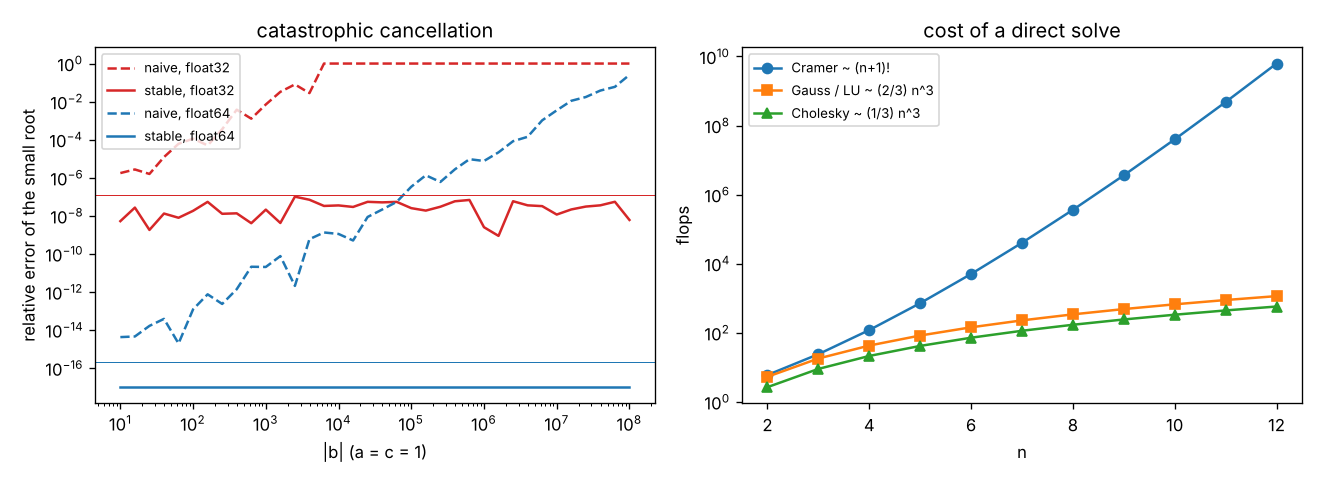

Source code (Python):
"""
direct_solvers.py  --  Lecture 4: numerical stability and direct solvers for Ax = b.

  1. Catastrophic cancellation in the quadratic formula (float32 / float64), the stable formula
  2. Iterative root finding: bisection vs Newton, stopping criteria
  3. Cramer's rule (Leibniz determinant) vs Gaussian elimination: cost and accuracy
  4. Why pivoting: a tiny pivot epsilon, naive vs partial vs full pivoting
  5. PA = LU written from scratch, compared with scipy.linalg.lu_factor; multiple right-hand sides
  6. Determinant via LU (and log-determinant to avoid overflow); inverse via LU
  7. Cholesky from scratch; correlated Gaussian samples Y = mu + L Z
  8. Thomas algorithm for tridiagonal systems: O(n)

Run:  python direct_solvers.py          Figure: direct_solvers.png
"""
import itertools
import math
import time
import numpy as np
import scipy.linalg as la
import matplotlib
matplotlib.use("Agg")
import matplotlib.pyplot as plt

rng = np.random.default_rng(1)

# ---------------------------------------------------------------- 1. quadratic cancellation
print("1. roots of x^2 + b x + 1 = 0: relative error of the small root")
print(f"{'b':>8} {'naive f32':>11} {'stable f32':>11} {'naive f64':>11} {'stable f64':>11}")
bs = np.logspace(1, 8, 36)
errs = {k: [] for k in ("n32", "s32", "n64", "s64")}
for b in bs:
    b = -b
    exact = 1.0 / (-b / 2 + math.sqrt(b * b / 4 - 1))            # small root, computed stably in extended reasoning
    for dt, tag in ((np.float32, "32"), (np.float64, "64")):
        a_, b_, c_ = dt(1), dt(b), dt(1)
        disc = np.sqrt(b_ * b_ - dt(4) * a_ * c_)
        naive = (-b_ - disc) / (dt(2) * a_)                          # the root that suffers cancellation
        u = -b_ - np.sign(b_) * disc
        x1 = u / (dt(2) * a_)
        stable = c_ / (a_ * x1)
        errs["n" + tag].append(abs(float(naive) - exact) / exact)
        errs["s" + tag].append(abs(float(stable) - exact) / exact)
for i in (0, 8, 16, 24, 35):
    print(f"{bs[i]:8.1e} {errs['n32'][i]:11.2e} {errs['s32'][i]:11.2e} {errs['n64'][i]:11.2e} {errs['s64'][i]:11.2e}")
with np.errstate(over="ignore"):
    naive_c = np.sqrt(np.float64(1e200) ** 2 + np.float64(1e200) ** 2)
print("   overflow in an intermediate step, a = b = 1e200: sqrt(a^2 + b^2) =", naive_c, "; math.hypot(a, b) =", math.hypot(1e200, 1e200))

# ---------------------------------------------------------------- 2. bisection vs Newton
f = lambda x: x * x - 10 * x + 9
df = lambda x: 2 * x - 10
a, b, k = 5.0, 12.0, 0
while (b - a) / 2 > 1e-12:
    m = 0.5 * (a + b)
    a, b = (a, m) if f(a) * f(m) <= 0 else (m, b)
    k += 1
x, kn = 12.0, 0
while True:
    xn = x - f(x) / df(x); kn += 1
    if abs(xn - x) / abs(xn) < 1e-12: break
    x = xn
print(f"\n2. root x = 9 to 1e-12: bisection {k} iterations ({0.5 * (a + b):.13f}), Newton {kn} iterations ({xn:.13f})")

# ---------------------------------------------------------------- 3. Cramer vs Gaussian elimination
def det_leibniz(A):
    n = A.shape[0]; s = 0.0
    for p in itertools.permutations(range(n)):
        inv = sum(1 for i in range(n) for j in range(i + 1, n) if p[i] > p[j])
        s += (-1) ** inv * np.prod([A[i, p[i]] for i in range(n)])
    return s


def cramer(A, b):
    d = det_leibniz(A); x = np.empty(len(b))
    for i in range(len(b)):
        Ai = A.copy(); Ai[:, i] = b; x[i] = det_leibniz(Ai) / d
    return x


print("\n3. Cramer (Leibniz determinants) vs LU")
la.solve(np.eye(3), np.ones(3))                                       # warm-up: the first call loads LAPACK
for n in (3, 5, 7, 8):
    A = rng.standard_normal((n, n)); xt = rng.standard_normal(n); b = A @ xt
    t0 = time.perf_counter(); xc = cramer(A, b); tc = time.perf_counter() - t0
    t0 = time.perf_counter(); xl = la.solve(A, b); tl = time.perf_counter() - t0
    print(f"   n = {n}: Cramer {tc * 1e3:9.2f} ms (error {np.abs(xc - xt).max():.1e}),"
          f"  LU {tl * 1e3:6.3f} ms (error {np.abs(xl - xt).max():.1e});  (n+1)! = {math.factorial(n + 1):,}")
print(f"   n = 20 by Cramer would need ~ (n+1)! = {math.factorial(21):.1e} products: about {math.factorial(21) / 1e9 / 3.15e7:,.0f} years at 1 Gflop/s")


# ---------------------------------------------------------------- 4. pivoting
def gauss(A, b, pivot="partial"):
    A = A.astype(float).copy(); b = b.astype(float).copy(); n = len(b); q = np.arange(n)
    for k in range(n - 1):
        if pivot == "partial":
            p = k + np.argmax(np.abs(A[k:, k])); A[[k, p]] = A[[p, k]]; b[[k, p]] = b[[p, k]]
        elif pivot == "full":
            sub = np.abs(A[k:, k:]); p, r = np.unravel_index(np.argmax(sub), sub.shape); p += k; r += k
            A[[k, p]] = A[[p, k]]; b[[k, p]] = b[[p, k]]; A[:, [k, r]] = A[:, [r, k]]; q[[k, r]] = q[[r, k]]
        for i in range(k + 1, n):
            m = A[i, k] / A[k, k]; A[i, k:] -= m * A[k, k:]; b[i] -= m * b[k]
    x = np.zeros(n)
    for i in range(n - 1, -1, -1):
        x[i] = (b[i] - A[i, i + 1:] @ x[i + 1:]) / A[i, i]
    out = np.empty(n); out[q] = x
    return out


print("\n4. A = [[eps, 1], [1, 1]], b = [1, 2]  (exact x ~ [1, 1])")
for eps in (1e-4, 1e-8, 1e-12, 1e-16, 1e-20):
    A = np.array([[eps, 1.0], [1.0, 1.0]]); b = np.array([1.0, 2.0])
    xe = np.array([1 / (1 - eps), (1 - 2 * eps) / (1 - eps)])
    e0 = np.abs(gauss(A, b, "none") - xe).max(); e1 = np.abs(gauss(A, b, "partial") - xe).max()
    print(f"   eps = {eps:.0e}: no pivoting error {e0:.1e}, partial pivoting {e1:.1e}")
n = 60
A = rng.standard_normal((n, n)); xt = rng.standard_normal(n); b = A @ xt
for pv in ("none", "partial", "full"):
    print(f"   random 60x60, {pv:7s} pivoting: error {np.abs(gauss(A, b, pv) - xt).max():.1e}")


# ---------------------------------------------------------------- 5. PA = LU from scratch
def lu_inplace(A):
    A = A.astype(float).copy(); n = A.shape[0]; p = np.arange(n); swaps = 0
    for k in range(n - 1):
        r = k + np.argmax(np.abs(A[k:, k]))
        if A[r, k] == 0: raise np.linalg.LinAlgError("singular")
        if r != k: A[[k, r]] = A[[r, k]]; p[[k, r]] = p[[r, k]]; swaps += 1
        A[k + 1:, k] /= A[k, k]                                      # multipliers l_ik stored in place
        A[k + 1:, k + 1:] -= np.outer(A[k + 1:, k], A[k, k + 1:])    # update of the trailing submatrix
    return A, p, swaps


def lu_solve(LU, p, b):
    n = len(b); y = b[p].astype(float).copy()
    for i in range(1, n): y[i] -= LU[i, :i] @ y[:i]                 # forward, unit diagonal: no division
    x = y.copy()
    for i in range(n - 1, -1, -1): x[i] = (y[i] - LU[i, i + 1:] @ x[i + 1:]) / LU[i, i]
    return x


n = 300
A = rng.standard_normal((n, n)); LU, p, sw = lu_inplace(A)
L = np.tril(LU, -1) + np.eye(n); U = np.triu(LU)
print(f"\n5. PA = LU, n = {n}: ||PA - LU|| / ||A|| = {np.linalg.norm(A[p] - L @ U) / np.linalg.norm(A):.1e},"
      f" max |l_ik| = {np.abs(L).max():.3f} (<= 1 with partial pivoting)")
lus, piv = la.lu_factor(A)
print(f"   same U as LAPACK dgetrf: {np.abs(np.triu(lus) - U).max():.1e}")
n = 800; A = rng.standard_normal((n, n)); B = rng.standard_normal((n, 50))
t0 = time.perf_counter(); [la.solve(A, B[:, j]) for j in range(50)]; t_rep = time.perf_counter() - t0
t0 = time.perf_counter(); f_ = la.lu_factor(A); [la.lu_solve(f_, B[:, j]) for j in range(50)]; t_once = time.perf_counter() - t0
print(f"   50 right-hand sides, n = {n}: full solve each time {t_rep * 1e3:.0f} ms, factor once + 50 solves {t_once * 1e3:.0f} ms")

# ---------------------------------------------------------------- 6. determinant and inverse
A = rng.standard_normal((5, 5)); LU, p, sw = lu_inplace(A)
print(f"\n6. det via LU {(-1) ** sw * np.prod(np.diag(LU)):.10f}, numpy {np.linalg.det(A):.10f}, Leibniz {det_leibniz(A):.10f}")
A = 10 * rng.standard_normal((400, 400)); LU, p, sw = lu_inplace(A)
sign, logdet = np.linalg.slogdet(A)
with np.errstate(over="ignore"):
    prod = np.prod(np.diag(LU))
print(f"   400x400 with entries ~10: prod(diag U) = {prod} (overflow), "
      f"log|det| = sum log|u_ii| = {np.sum(np.log(np.abs(np.diag(LU)))):.4f} (numpy slogdet {logdet:.4f})")
A = rng.standard_normal((200, 200)); Ainv = la.inv(A); xt = rng.standard_normal(200); b = A @ xt
print(f"   solve vs inv(A) @ b, n = 200: error {np.abs(la.solve(A, b) - xt).max():.1e} vs {np.abs(Ainv @ b - xt).max():.1e};"
      f" ||A inv(A) - I|| = {np.abs(A @ Ainv - np.eye(200)).max():.1e}")


# ---------------------------------------------------------------- 7. Cholesky
def cholesky(A):
    A = A.astype(float).copy(); n = A.shape[0]
    for j in range(n):
        s = A[j, j] - A[j, :j] @ A[j, :j]
        if s <= 0: raise np.linalg.LinAlgError("not positive definite")
        A[j, j] = math.sqrt(s)
        A[j + 1:, j] = (A[j + 1:, j] - A[j + 1:, :j] @ A[j, :j]) / A[j, j]
    return np.tril(A)


M = rng.standard_normal((300, 300)); S = M @ M.T + 300 * np.eye(300)
L = cholesky(S)
print(f"\n7. Cholesky n = 300: ||S - L L^T|| / ||S|| = {np.linalg.norm(S - L @ L.T) / np.linalg.norm(S):.1e},"
      f" vs numpy {np.abs(L - np.linalg.cholesky(S)).max():.1e}")
n = 1500; M = rng.standard_normal((n, n)); S = M @ M.T + n * np.eye(n)
t0 = time.perf_counter(); la.lu_factor(S); t_lu = time.perf_counter() - t0
t0 = time.perf_counter(); la.cho_factor(S); t_ch = time.perf_counter() - t0
print(f"   n = {n}: LAPACK LU {t_lu * 1e3:.0f} ms, Cholesky {t_ch * 1e3:.0f} ms (theory: half the flops)")
try:
    cholesky(np.array([[1.0, 2.0], [2.0, 1.0]]))
except np.linalg.LinAlgError as e:
    print("   [[1,2],[2,1]] (eigenvalues 3, -1):", e)
Sig = np.array([[4.0, 2.4], [2.4, 2.25]]); Lc = cholesky(Sig); mu = np.array([1.0, -1.0])
Y = mu[:, None] + Lc @ rng.standard_normal((2, 200_000))
print(f"   Y = mu + L Z, 2e5 samples: sample covariance [[{np.cov(Y)[0, 0]:.3f}, {np.cov(Y)[0, 1]:.3f}], [., {np.cov(Y)[1, 1]:.3f}]]"
      " (target [[4, 2.4], [., 2.25]])")


# ---------------------------------------------------------------- 8. Thomas algorithm
def thomas(a, b, c, d):
    """a: sub-diagonal (n-1), b: diagonal (n), c: super-diagonal (n-1)."""
    n = len(b); cp = np.empty(n - 1); dp = np.empty(n)
    cp[0] = c[0] / b[0]; dp[0] = d[0] / b[0]
    for i in range(1, n):
        den = b[i] - a[i - 1] * cp[i - 1]
        if i < n - 1: cp[i] = c[i] / den
        dp[i] = (d[i] - a[i - 1] * dp[i - 1]) / den
    x = np.empty(n); x[-1] = dp[-1]
    for i in range(n - 2, -1, -1): x[i] = dp[i] - cp[i] * x[i + 1]
    return x


print("\n8. Thomas algorithm: -u'' = 1 on (0,1), u(0) = u(1) = 0, exact u = x(1-x)/2")
for n in (100, 10_000, 1_000_000):
    h = 1 / (n + 1); xs = np.arange(1, n + 1) * h
    t0 = time.perf_counter()
    u = thomas(-np.ones(n - 1), 2 * np.ones(n), -np.ones(n - 1), h * h * np.ones(n))
    t = time.perf_counter() - t0
    print(f"   n = {n:>9,}: max error {np.abs(u - xs * (1 - xs) / 2).max():.1e}, {t * 1e3:8.1f} ms (dense LU would need {2 / 3 * n ** 3:.1e} flops)")

fig, ax = plt.subplots(1, 2, figsize=(11, 4))
for k, lab, st in (("n32", "naive, float32", "C3--"), ("s32", "stable, float32", "C3-"), ("n64", "naive, float64", "C0--"), ("s64", "stable, float64", "C0-")):
    ax[0].loglog(bs, np.maximum(errs[k], 1e-17), st, label=lab)
ax[0].axhline(np.finfo(np.float32).eps, color="C3", lw=0.6); ax[0].axhline(np.finfo(np.float64).eps, color="C0", lw=0.6)
ax[0].set(xlabel="|b| (a = c = 1)", ylabel="relative error of the small root", title="catastrophic cancellation"); ax[0].legend(fontsize=8)
ns = np.arange(2, 13)
ax[1].semilogy(ns, [math.factorial(n + 1) for n in ns], "o-", label="Cramer ~ (n+1)!")
ax[1].semilogy(ns, 2 / 3 * ns ** 3.0, "s-", label="Gauss / LU ~ (2/3) n^3")
ax[1].semilogy(ns, 1 / 3 * ns ** 3.0, "^-", label="Cholesky ~ (1/3) n^3")
ax[1].set(xlabel="n", ylabel="flops", title="cost of a direct solve"); ax[1].legend(fontsize=8)
fig.tight_layout(); fig.savefig("direct_solvers.png", dpi=120)
print("\nsaved direct_solvers.png")
